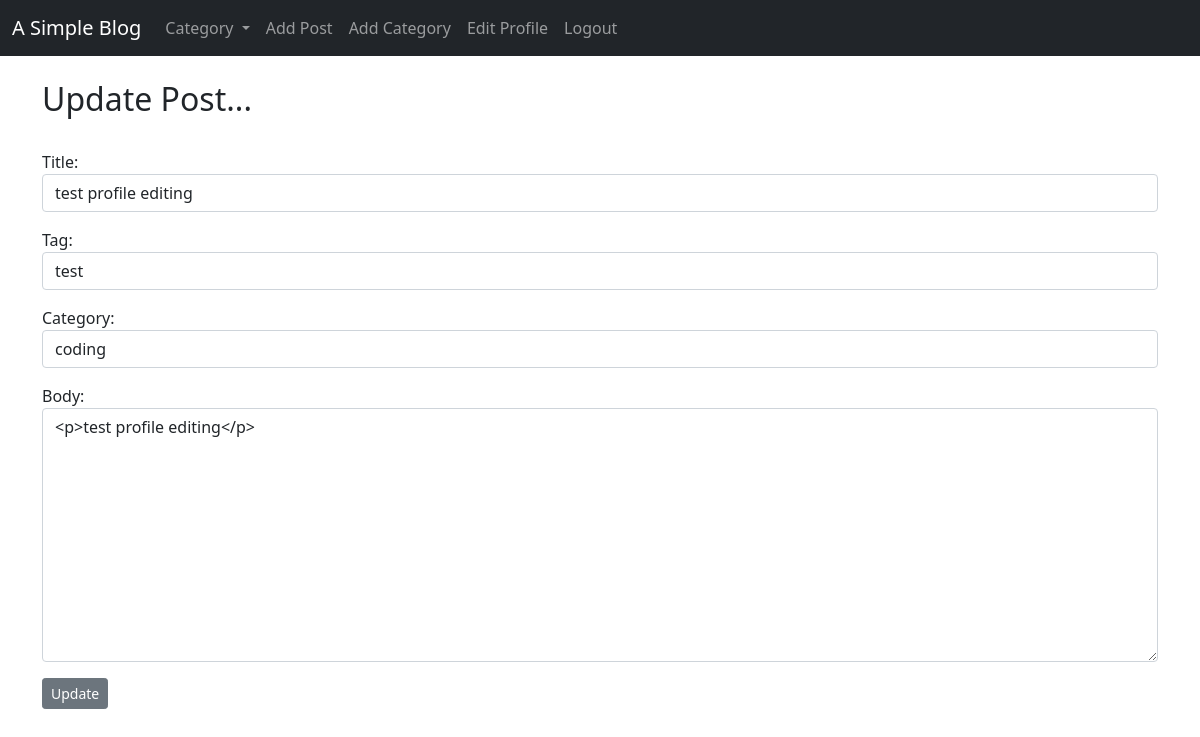
The page /article/34/edit/ (signed in) on the database its author committed.
### myBlog/models.py (models this page shows, shortened)
class Post(models.Model):
    title = models.CharField(max_length=255)
    author = models.ForeignKey(User, on_delete=CASCADE, null=False)
    tag = models.CharField(max_length=255)
    category = models.CharField(max_length=50, default="coding")
    body = RichTextField(blank=True, null=True)
    post_time = models.DateTimeField(auto_now_add=True)
    likes = models.ManyToManyField(User, related_name="like_list")
    class Meta:
        ordering = ['-post_time']

### myBlog/views.py (the view)
# urls.py: path('article/<int:pk>/edit/', views.UpdatePostView.as_view(), name='update_post'),
class UpdatePostView(generic.UpdateView):
    model = Post
    form_class = PostForm
    template_name = 'myBlog/update_post.html'

### myBlog/forms.py
class PostForm(forms.ModelForm):
    class Meta:
        model = Post
        exclude = ['author', 'likes']
        widgets = {
            'title': forms.TextInput(attrs={'class': 'form-control'}),
            'tag': forms.TextInput(attrs={'class': 'form-control'}),
            'category': forms.Select(choices=CHOICES, attrs={'class': 'form-control'}),
            'body': forms.Textarea(attrs={'class': 'form-control'}),
        }

### myBlog/context_processors.py (called while the page is built)
def get_category_list(request):
    category_list = Category.objects.all()
    return {
        'category_list': category_list,
    }

### myBlog/models.py (called while the page is built)
    def __str__(self):
        return self.name

### myBlog/templates/myBlog/update_post.html
{% extends 'base.html' %} {% block title %} Edit Post {% endblock %}
{% block body %}
<br />
<h2>Update Post...</h2>
<br />
{% if user.is_authenticated and user.id == post.author.id%}
<form method="POST">
	{% csrf_token %} {{ form.media }} {{ form.as_p }}
	<input type="submit" value="Update" class="btn btn-secondary btn-sm" />
</form>
{% else %}
<p><strong>Sorry, you're not allowed here.</strong></p>
{% endif %}
{% endblock %}

### rows shown on the page
Post: title "test profile editing", tag "test", category "coding", body "<p>test profile editing</p>"
